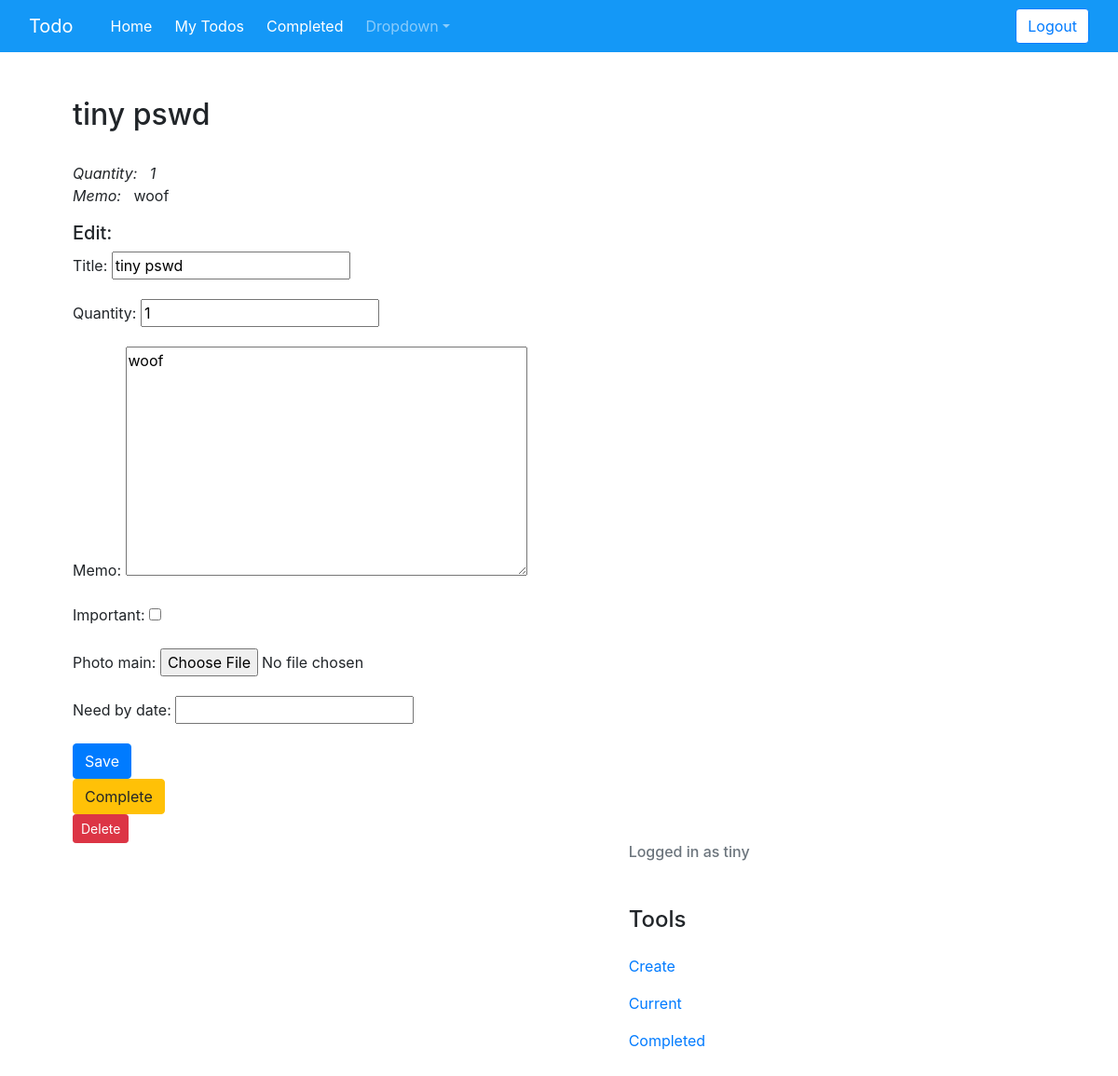
/todo/24 (signed in), run on the app's committed database.
### todo/models.py (models this page shows, shortened)
class Todo(models.Model):
    title = models.CharField(max_length=100)
    memo = models.TextField(blank=True)
    created = models.DateTimeField(auto_now_add=True)
    datecompleted = models.DateTimeField(null=True, blank=True)
    important = models.BooleanField(default=False)
    user = models.ForeignKey(User, on_delete=models.CASCADE)
    quantity = models.CharField(max_length=100, blank=True)
    photo_main = models.ImageField(upload_to='photos/%Y/%m%d/', blank=True, null=True)
    need_by_date = models.CharField(max_length=100, blank=True, null=True)

### todo/views.py (the view, shortened to what this page needs)
# urls.py: path('todo/<int:todo_pk>', views.viewtodo, name='viewtodo'),
@login_required
def viewtodo(request, todo_pk):
    todo = get_object_or_404(Todo, pk=todo_pk, user=request.user)
    if request.method == 'GET':
        form = TodoForm(instance=todo)
        return render(request, 'todo/viewtodo.html', {'todo':todo, 'form':form})

### todo/forms.py
class TodoForm(ModelForm):
    class Meta:
        model = Todo
        fields = ['title','quantity', 'memo', 'important',  'photo_main', 'need_by_date']

### todo/templates/todo/viewtodo.html (shortened to what this page needs)
{% extends 'todo/base.html' %}
{% block content %}
<h2>{{ todo.title }}</h2>
<br>
 <em>Quantity: &nbsp; {{ todo.quantity }}</em>
 <p><em>Memo:</em> &nbsp; {{ todo.memo }}</p>
<h5>Edit:</h5>
    <form method="POST">
        {{ form.as_p }}
        <button class="btn btn-primary"  type="submit">Save</button>
    </form>
<form method="POST" action = "{% url 'completetodo' todo.id %}">
    <button class="btn btn-warning" type="submit">Complete</button>
</form>
<form method="POST" action = "{% url 'deletetodo' todo.id %}">
    <button class="btn btn-sm btn-danger"  type="submit">Delete</button>
</form>
{% endblock %}

### todo/templates/todo/base.html (shortened to what this page needs)
{% load static %}
<!DOCTYPE html>
<html>
    <head>
        <link rel="stylesheet" href="https://stackpath.bootstrapcdn.com/bootstrap/4.5.2/css/bootstrap.min.css">
        <link rel="stylesheet" href="https://cdnjs.cloudflare.com/ajax/libs/font-awesome/5.8.2/css/all.css" />
        <link rel="stylesheet" href="static/css/style.css">
    </head>
    <body>
    {% include 'partials/_navbar.html' %}
    <div class="container p-5">
      <div class="row">
        <div class="col-md-9">
          {% block content %}{% endblock %}
        <div class="col-md-3 ml-auto">
          {% if user.is_authenticated %}
            <h6 class="text-secondary pb-4"> Logged in as {{ user.username }} </h6>
          <h4 class="my-4">Tools</h4>
          <p><a href="{% url 'createtodo' %}">Create</a></p>
          <p><a href="{% url 'currenttodos' %}">Current</a></p>
          <p><a href="{% url 'completed' %}">Completed</a></p>
          {% endif %}
        </div>
      </div>
    </div>
</div>
</body>
</html>

### data on the page
Todo: title "tiny pswd", quantity "1", memo "woof"

### other printed values
{{ user.username }} "tiny"
